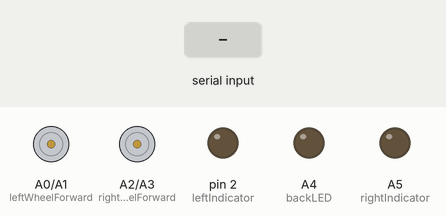
Bench run of a sketch on a simulated Arduino Uno, built with avr-gcc and run on an emulated ATmega328P. Parts: motor-driver pin pairs drawn as motors (green arrow = first pin HIGH = forward, orange = second pin HIGH = backward, longer = more drive), output pins drawn as LEDs (lit = HIGH). Dashed ring = blinking. Inputs (shaded band) come from the test bench.

Above: at 1.2 s.
1.3 s: "B" received over Serial
At 1.9 s:
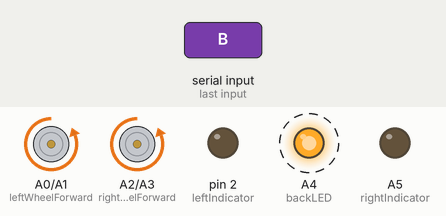
4.3 s: "F" received over Serial
At 4.9 s:
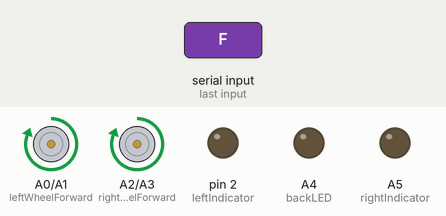
5.8 s: "L" received over Serial
At 6.25 s:
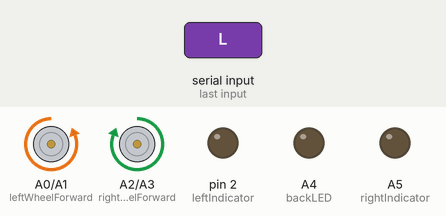
8.8 s: "R" received over Serial
At 9.25 s:
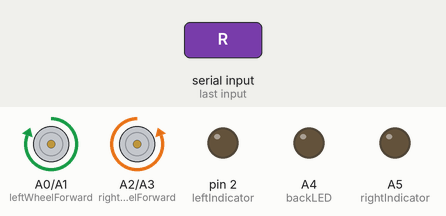
11.8 s: "S" received over Serial
At 13.0 s:
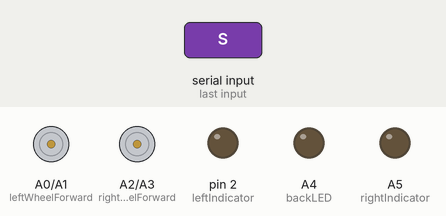
Timing chart, 0 to 14.3 s (numbered marks = the images above; inputs shaded):
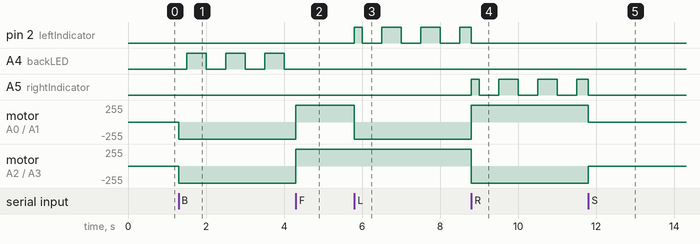

The sketch:

BT_RC2.ino
```cpp
// Pin definitions
const int leftWheelForward = A0;
const int leftWheelBackward = A1;
const int rightWheelForward = A2;
const int rightWheelBackward = A3;
const int backLED = A4;
const int rightIndicator = A5;
const int leftIndicator = 2;

// Variables to store Bluetooth commands
char command;

// Blink interval in milliseconds
const unsigned long blinkInterval = 500;
unsigned long previousMillis = 0;
bool ledState = LOW;

void setup() {
  // Initialize the motor control pins as outputs
  pinMode(leftWheelForward, OUTPUT);
  pinMode(leftWheelBackward, OUTPUT);
  pinMode(rightWheelForward, OUTPUT);
  pinMode(rightWheelBackward, OUTPUT);

  // Initialize the LED pins as outputs
  pinMode(backLED, OUTPUT);
  pinMode(rightIndicator, OUTPUT);
  pinMode(leftIndicator, OUTPUT);

  // Initialize the serial communication for Bluetooth
  Serial.begin(9600);
}

void loop() {
  // Check if there is any data from the Bluetooth module
  if (Serial.available() > 0) {
    command = Serial.read();

    // Reset all outputs
    digitalWrite(leftWheelForward, LOW);
    digitalWrite(leftWheelBackward, LOW);
    digitalWrite(rightWheelForward, LOW);
    digitalWrite(rightWheelBackward, LOW);
    digitalWrite(backLED, LOW);
    digitalWrite(rightIndicator, LOW);
    digitalWrite(leftIndicator, LOW);
  }

  // Handle the commands
  unsigned long currentMillis = millis();

  if (currentMillis - previousMillis >= blinkInterval) {
    // Save the last time you blinked the LED
    previousMillis = currentMillis;

    // If the LED is off turn it on and vice-versa
    ledState = !ledState;
  }

  switch (command) {
    case 'F': // Move forward
      digitalWrite(leftWheelForward, HIGH);
      digitalWrite(rightWheelForward, HIGH);
      break;
    case 'B': // Move backward
      digitalWrite(leftWheelBackward, HIGH);
      digitalWrite(rightWheelBackward, HIGH);
      digitalWrite(backLED, ledState);
      break;
    case 'L': // Turn left
      digitalWrite(leftWheelBackward, HIGH);
      digitalWrite(rightWheelForward, HIGH);
      digitalWrite(leftIndicator, ledState);
      break;
    case 'R': // Turn right
      digitalWrite(leftWheelForward, HIGH);
      digitalWrite(rightWheelBackward, HIGH);
      digitalWrite(rightIndicator, ledState);
      break;
    case 'S': // Stop
      // All outputs are already LOW by default
      break;
    default:
      // Invalid command, do nothing
      break;
  }
}
```

frequencyCalculation.c
```cpp
#include<stdio.h>

void main(){
    float R, C;
    printf("Enter Resistance in Kiloohm\n");
    scanf("%f", &R);
    printf("Enter Capacitor in Microfarad\n");
    scanf("%f", &C);
    float t = 0.693*(10 + 2 * R) * C * 0.001;
    float f = 1 / t;
    printf("Time Period in seconds = %f\n", t);
    printf("Frequency in Hz = %f\n", f);
}
```

soft_serial_tx_util.c
```cpp
#include "soft_serial_tx_util.h"
#include <stdint.h>
#include <Arduino.h>
//#include <stdlib.h>

/////////////////////////////////////////////////////
        ///// NOTE: 1000000UL is NOT the F_CPU
        /////       1000000UL is 1000000UL micro-seconds. There are 1000000UL uS in ONE second

const unsigned long MICROSECOND_PER_BIT = (1000000UL / SOFT_TX_BAUD);
/////////////////////////////////////////////////////
// void software_serial_configure() {

//        pinMode(SOFT_TX_PIN_NO, OUTPUT);

// }
/////////////////////////////////////////////////////////////
void ss_putc(char c) {

    uint8_t  bit_mask;

    digitalWrite(12, HIGH); // Disable TFT TFT_CS
    pinMode(SOFT_TX_PIN_NO, OUTPUT);

    // Transmit START bit
    digitalWrite(SOFT_TX_PIN_NO, LOW);
    delayMicroseconds(MICROSECOND_PER_BIT);

    // Transmit 8-data bits
    for (bit_mask=0x01; bit_mask; bit_mask<<=1) {
        if (c & bit_mask) {
            digitalWrite(SOFT_TX_PIN_NO, HIGH);
        }
        else {
            digitalWrite(SOFT_TX_PIN_NO, LOW);
        }
        delayMicroseconds(MICROSECOND_PER_BIT);
    }

    // Transmit STOP bit(s)
    digitalWrite(SOFT_TX_PIN_NO, HIGH);
    delayMicroseconds(MICROSECOND_PER_BIT); // Fixed to ONE STOP Bit

}
///////////////////////////////////////////////////////////
void ss_puts(char *s)
{
    while(*s)
        ss_putc(*s++);
}
////////////////////////////////////////////
void ss_puts_p(const char *progmem_s )
{
   register uint8_t c;

   while ( (c = pgm_read_byte(progmem_s++)) )
   ss_putc(c);

}
///////////////////////////////////////////////////////////////////
void ss_put_int(int  message_int){
   char buffer_temp[10];
   itoa( message_int, buffer_temp, 10);   //convert int to string (decimal format)
   ss_puts(buffer_temp);                //and transmit string to software serial
}
///////////////////////////////////////////////////////////////////
void ss_put_uint(unsigned int  message_uint){
   char buffer_temp[10];
   utoa( message_uint, buffer_temp, 10);   //convert unsigned int to string (decimal format)
   ss_puts(buffer_temp);                //and transmit string to software serial
}
///////////////////////////////////////////////////////////////////
void ss_put_long(long message_long){
   char buffer_temp[15];
   ltoa(message_long, buffer_temp, 10);   //convert long to string
   //ss_puts(" HELLO ");
   ss_puts(buffer_temp);                //and transmit string to software serial
}
////////////////////////////////////////////////////////////////////
void ss_put_float(float  message_float){
   char buffer_temp[15];
   dtostrf( message_float, 1, 2, buffer_temp); //  convert float to str
   ss_puts(buffer_temp);                //and transmit string to software serial
}
///////////////////////////////////////////////////////////////////
```

soft_serial_tx_util.h
```cpp
//
// Low qulaity: Rudimentary Software Serial Transmit
//

#ifndef SOFT_SERIAL_TX_UTIL_H
        #define SOFT_SERIAL_TX_UTIL_H

          ///////////#define SOFT_TX_BAUD 115200
        #define SOFT_TX_BAUD       9600

        // Fixed to ONE STOP BIT
        //#define SOFT_TX_STOP_BITS  1

        //  ES32-CAM-CH340 Board Specific pin number
        #define SOFT_TX_PIN_NO     1

        void software_serial_configure();
        void ss_putc(char c);
        void ss_puts(char *s);
        void ss_puts_p(const char *progmem_s );
        void ss_put_int(int  message_int);
        void ss_put_uint(unsigned int  message_uint);
        void ss_put_long(long message_long);
        void ss_put_float(float  message_float);


#endif // SOFT_SERIAL_TX_UTIL_H

///////////////////////////////////////////////////////////////////////////////////////////////////////////////////
```

Measured:
- after the input at 1.3 s, A4 (backLED): alternates HIGH for 0.50 s and LOW for 0.50 s, starting after 0.20 s; motor on A0 (leftWheelForward) / A1 (leftWheelBackward), motor on A2 (rightWheelForward) / A3 (rightWheelBackward): stopped → backward 255/255 at once
- after the input at 4.3 s, A4 (backLED): stays LOW (without the input it goes to HIGH after 0.20 s); motor on A0 (leftWheelForward) / A1 (leftWheelBackward), motor on A2 (rightWheelForward) / A3 (rightWheelBackward): backward 255/255 → forward 255/255 at once
- after the input at 5.8 s, pin 2 (leftIndicator): LOW → HIGH at once, then repeats every 1.0 s: LOW 0.50 s, HIGH 0.50 s; motor on A0 (leftWheelForward) / A1 (leftWheelBackward): forward 255/255 → backward 255/255 at once
- after the input at 8.8 s, A5 (rightIndicator): LOW → HIGH at once, then repeats every 1.0 s: LOW 0.50 s, HIGH 0.50 s; motor on A0 (leftWheelForward) / A1 (leftWheelBackward): backward 255/255 → forward 255/255 at once; motor on A2 (rightWheelForward) / A3 (rightWheelBackward): forward 255/255 → backward 255/255 at once
- after the input at 11.8 s, motor on A0 (leftWheelForward) / A1 (leftWheelBackward): forward 255/255 → stopped at once; motor on A2 (rightWheelForward) / A3 (rightWheelBackward): backward 255/255 → stopped at once
